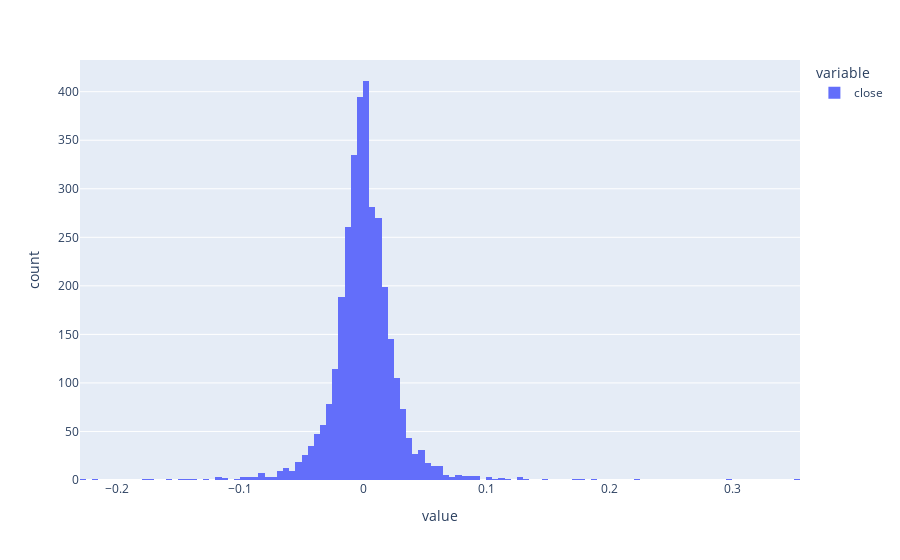

Notebook cell for this chart:
### Code cell
px.histogram(sber_daily['close'].pct_change().fillna(0))

### Figure 1 — Plotly figure (JSON) as saved in the notebook; plotly's stock layout.template omitted (floating-point values rounded to 4 significant figures; data arrays with more than 128 entries replaced by an {"elided": "..."} marker saying what was removed)
{"data": [{"alignmentgroup": "True", "bingroup": "x", "hovertemplate": "variable=close<br>value=%{x}<br>count=%{y}<extra></extra>", "legendgroup": "close", "marker": {"color": "#636efa"}, "name": "close", "offsetgroup": "close", "orientation": "v", "showlegend": true, "type": "histogram", "x": {"elided": "3296 float values"}, "xaxis": "x", "yaxis": "y"}], "layout": {"autosize": true, "barmode": "relative", "legend": {"title": {"text": "variable"}, "tracegroupgap": 0}, "margin": {"t": 60}, "xaxis": {"anchor": "y", "autorange": true, "domain": [0, 1], "range": [-0.23, 0.355], "title": {"text": "value"}, "type": "linear"}, "yaxis": {"anchor": "x", "autorange": true, "domain": [0, 1], "range": [0, 432.6], "title": {"text": "count"}}}}
